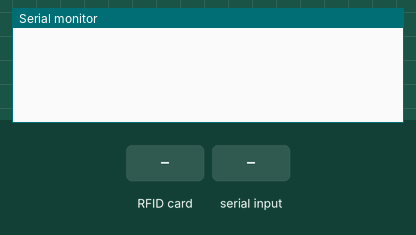
This sketch was run on a simulated Arduino Uno, built with avr-gcc and run on an emulated ATmega328P. On the bench: the last lines printed to the serial monitor. The inputs (shaded band) are chosen by the test bench.

Above: at 1.2 s.
1.3 s: RFID card 5E 7A 19 C4 held to the reader
At 2.1 s:
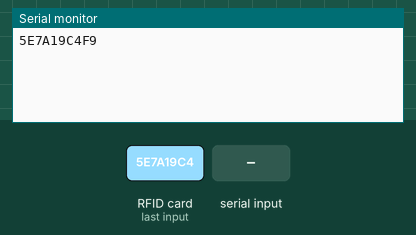
2.8 s: "1" received over Serial
At 3.4 s:
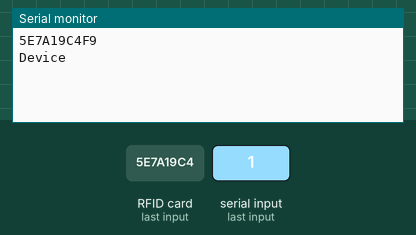

The sketch:

ARDUINO-code.ino
```cpp
#include <SPI.h>
#include <RFID.h>

#define SS_PIN 10
#define RST_PIN 9

RFID rfid(SS_PIN, RST_PIN);

// Setup variables:
    int serNum0;
    int serNum1;
    int serNum2;
    int serNum3;
    int serNum4;
int incomingByte=0;
void setup()
{
  Serial.begin(9600);
  SPI.begin();
  rfid.init();

}

void loop()
{
   if (Serial.available() > 0) {  //если есть доступные данные
        incomingByte = Serial.read();
        if(incomingByte=='1')
        {
          Serial.println("Device");
        }
       else if(incomingByte=='2')
        {
          serNum0=0;
          serNum1=0;
          serNum2=0;
          serNum3=0;
          serNum4=0;
        }
   }


    if (rfid.isCard()) {
        if (rfid.readCardSerial()) {
            if (rfid.serNum[0] != serNum0
                && rfid.serNum[1] != serNum1
                && rfid.serNum[2] != serNum2
                && rfid.serNum[3] != serNum3
                && rfid.serNum[4] != serNum4
            ) {


                serNum0 = rfid.serNum[0];
                serNum1 = rfid.serNum[1];
                serNum2 = rfid.serNum[2];
                serNum3 = rfid.serNum[3];
                serNum4 = rfid.serNum[4];


                Serial.print(rfid.serNum[0],HEX);
                Serial.print(rfid.serNum[1],HEX);
                Serial.print(rfid.serNum[2],HEX);
                Serial.print(rfid.serNum[3],HEX);
                Serial.print(rfid.serNum[4],HEX);
                Serial.println("");
             }
          }
    }

    rfid.halt();
}
```

Measured:
- after the input at 1.3 s, the serial monitor: prints a new line at once (image 1)
- after the input at 2.8 s, the serial monitor: prints a new line at once (image 2)
